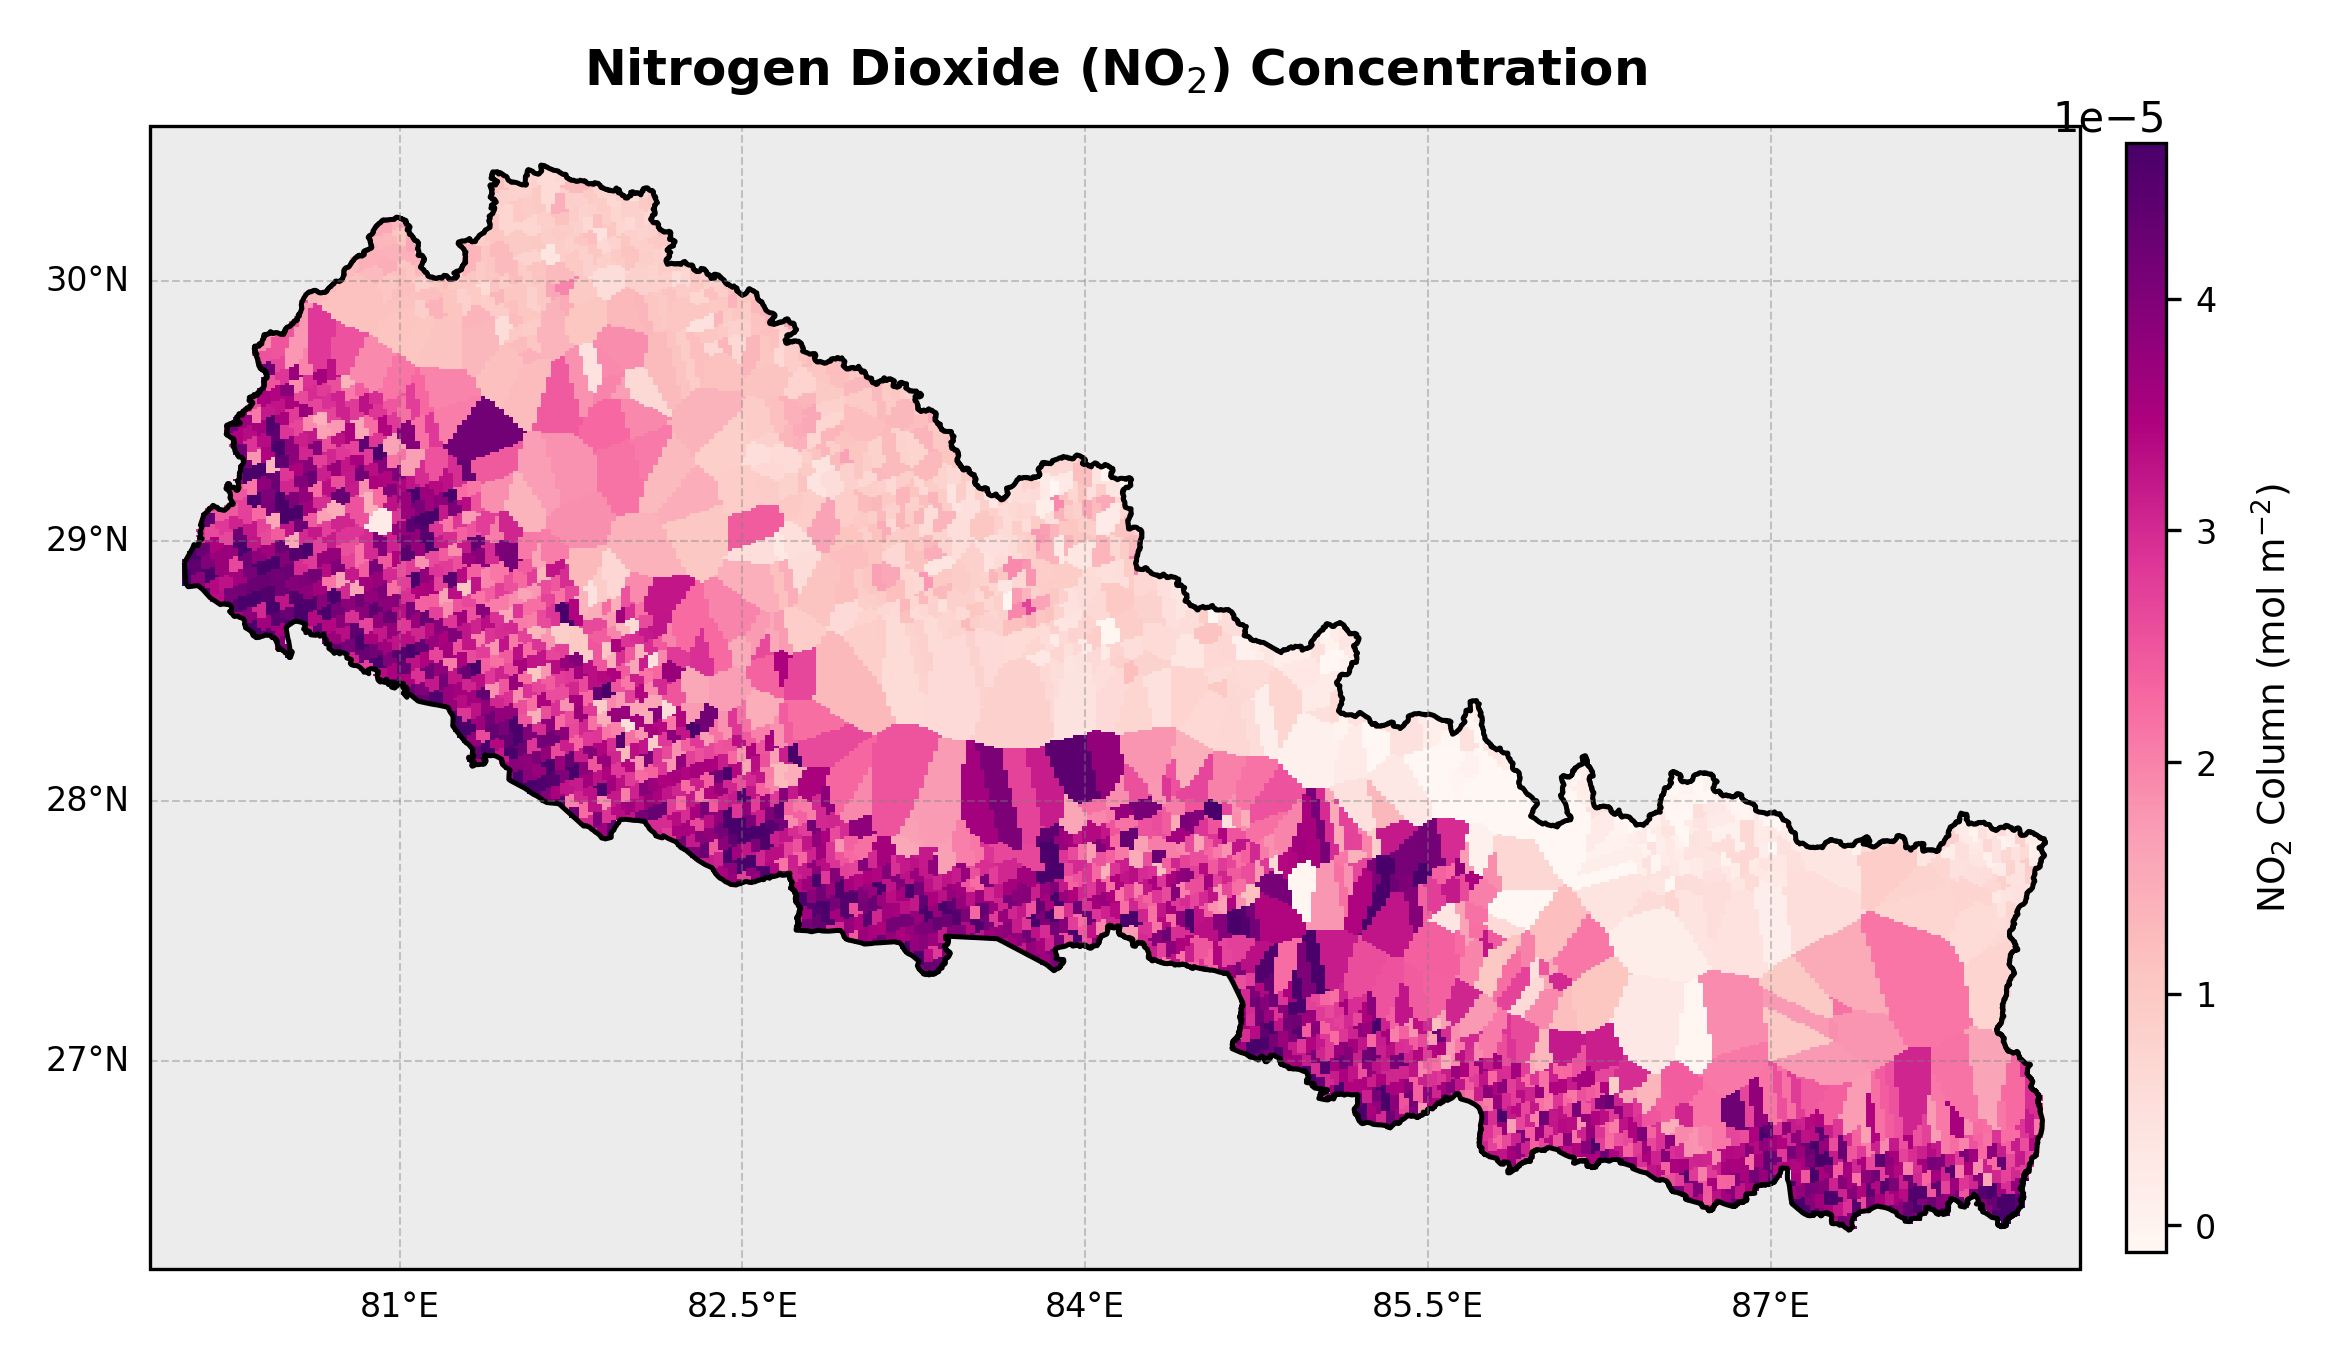

Reproduce this figure in Python.
import netCDF4 as nc
import numpy as np
import matplotlib.pyplot as plt
import cartopy.crs as ccrs
import cartopy.feature as cfeature
import geopandas as gpd
from scipy.interpolate import griddata
from rasterio import features
from affine import Affine
import warnings

warnings.filterwarnings("ignore")

# ── File Paths ────────────────────────────────────────────────────────
nc_file        = r"C:\Users\samue\Documents\Conferences\Space\NO2\NO2_Data.nc"
shapefile_path = r"C:\Users\samue\Documents\Conferences\Space\npl_admin_boundaries_shp\npl_admin0.shp"

# ── Read Data ─────────────────────────────────────────────────────────
ds   = nc.Dataset(nc_file)
prod = ds.groups['PRODUCT']

lon      = prod.variables['longitude'][:].flatten()
lat      = prod.variables['latitude'][:].flatten()
# Standard TROPOMI NO2 variable (tropospheric vertical column)
data_var = prod.variables['nitrogendioxide_tropospheric_column'][0, :, :].flatten()
qa       = prod.variables['qa_value'][0, :, :].flatten()

# QA > 0.75 is recommended for NO2 pollution studies (stricter than 0.5)
mask       = (qa > 0.75) & (~data_var.mask)
lon_clean  = lon[mask]
lat_clean  = lat[mask]
data_clean = data_var[mask]
ds.close()

# ── Geography ─────────────────────────────────────────────────────────
nepal  = gpd.read_file(shapefile_path)
if nepal.crs.to_epsg() != 4326:
    nepal = nepal.to_crs('EPSG:4326')
bounds = nepal.total_bounds   # [W, S, E, N]

# ── Grid & Interpolate ────────────────────────────────────────────────
RES    = 400
grid_x = np.linspace(bounds[0], bounds[2], RES)
grid_y = np.linspace(bounds[3], bounds[1], RES)   # N → S (required by rasterio)
grid_lon, grid_lat = np.meshgrid(grid_x, grid_y)

grid_data = griddata((lon_clean, lat_clean), data_clean,
                     (grid_lon, grid_lat), method='nearest')

# ── Mask Outside Nepal (dy NEGATIVE = north-to-south) ────────────────
dx        = (bounds[2] - bounds[0]) / RES
dy        = (bounds[3] - bounds[1]) / RES
transform = Affine.translation(bounds[0], bounds[3]) * Affine.scale(dx, -dy)

mask_arr = features.geometry_mask(
    nepal.geometry, out_shape=grid_data.shape,
    transform=transform, invert=False
)
grid_data[mask_arr] = np.nan

# ── Plot ──────────────────────────────────────────────────────────────
fig = plt.figure(figsize=(10, 6), dpi=300)
ax  = fig.add_subplot(1, 1, 1, projection=ccrs.PlateCarree())

ax.set_extent([bounds[0] - 0.15, bounds[2] + 0.15,
               bounds[1] - 0.15, bounds[3] + 0.15],
              crs=ccrs.PlateCarree())

ax.add_feature(cfeature.LAND,  facecolor='#ececec', zorder=0)
ax.add_feature(cfeature.OCEAN, facecolor='#cce5f0', zorder=0)

vmin = np.nanpercentile(grid_data, 2)
vmax = np.nanpercentile(grid_data, 98)

# 'RdPu' is widely used for NO2 in atmospheric science publications
im = ax.pcolormesh(grid_lon, grid_lat, grid_data,
                   cmap='RdPu', shading='auto',
                   vmin=vmin, vmax=vmax,
                   transform=ccrs.PlateCarree(), zorder=1)

nepal.boundary.plot(ax=ax, color='black', linewidth=1.2, zorder=2)

gl = ax.gridlines(draw_labels=True, linestyle='--',
                  alpha=0.4, color='gray', linewidth=0.5)
gl.top_labels   = False
gl.right_labels = False
gl.xlabel_style = {'size': 8}
gl.ylabel_style = {'size': 8}

cbar = fig.colorbar(im, ax=ax, orientation='vertical',
                    pad=0.02, shrink=0.80, aspect=28)
cbar.set_label(r'NO$_2$ Column (mol m$^{-2}$)', fontsize=9, labelpad=8)
cbar.ax.tick_params(labelsize=8)

ax.set_title(r'Nitrogen Dioxide (NO$_2$) Concentration', fontsize=12,
             fontweight='bold', pad=10)

plt.savefig('NO2_Plot.png', dpi=300, bbox_inches='tight', pad_inches=0.15)
plt.show()
print("Saved → NO2_Plot.png")
